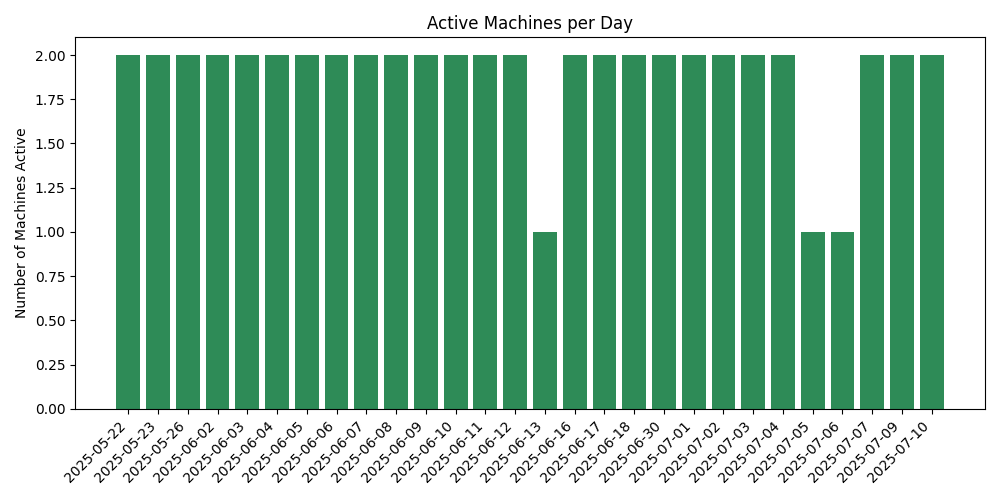

Source code (Python):
import os
import json
import pandas as pd
import matplotlib.pyplot as plt
from datetime import datetime

# === CONFIGURATION ===
DATA_DIR = "data"  # Folder containing your .jsonl files
OUTPUT_SUMMARY_CSV = "machines_active_per_day.csv"
OUTPUT_PLOT = "machines_active_per_day.png"

# === READ AND COMBINE JSONL FILES ===
records = []
for filename in sorted(os.listdir(DATA_DIR)):
    if filename.endswith(".jsonl"):
        filepath = os.path.join(DATA_DIR, filename)
        with open(filepath, "r") as f:
            for line in f:
                if line.strip():
                    try:
                        entry = json.loads(line)
                        entry["timestamp"] = datetime.fromisoformat(entry["timestamp"])
                        records.append(entry)
                    except Exception as e:
                        print(f"Error parsing line in {filename}: {e}")

if not records:
    raise SystemExit("No valid records found in data folder.")

# === PARSE TO DATAFRAME ===
df = pd.DataFrame(records)

# Check columns
required_cols = {"timestamp", "machine"}
if not required_cols.issubset(df.columns):
    raise ValueError(f"Missing required columns: {required_cols - set(df.columns)}")

# Extract date and count distinct machines
df["date"] = df["timestamp"].dt.date
machines_active_per_day = (
    df.groupby("date")["machine"].nunique().reset_index(name="machines_active")
)

# Print results
print("\nMachines active per day:")
print(machines_active_per_day)

# Save to CSV
machines_active_per_day.to_csv(OUTPUT_SUMMARY_CSV, index=False)
print(f"\nSaved summary to: {OUTPUT_SUMMARY_CSV}")

# === PLOT BAR CHART ===
plt.figure(figsize=(10, 5))
plt.bar(machines_active_per_day["date"].astype(str),
        machines_active_per_day["machines_active"],
        color='seagreen')
plt.xticks(rotation=45, ha='right')
plt.ylabel("Number of Machines Active")
plt.title("Active Machines per Day")
plt.tight_layout()
plt.savefig(OUTPUT_PLOT)
plt.show()
print(f"Saved bar chart to: {OUTPUT_PLOT}")
